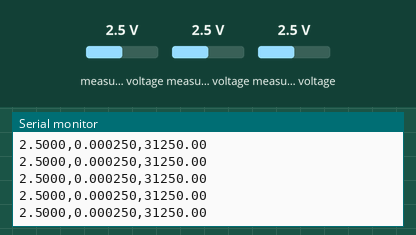
Recording of a program running on a simulated ESP32. Parts: the last lines printed to the serial monitor. The test bench sets the inputs (shaded band); at power-on: measured voltage 2.5 V.

Above: at 1.2 s.
1.3 s: measured voltage (sensor 200) set to 0.1 V
At 1.44 s:
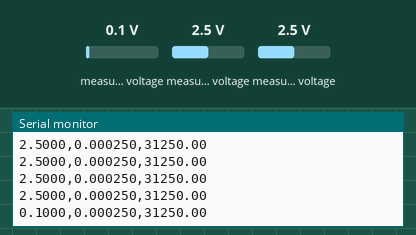
2.8 s: measured voltage (sensor 201) set to 0.1 V
At 2.87 s:
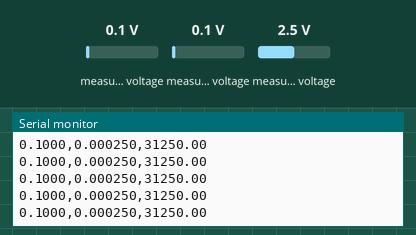
4.3 s: measured voltage (sensor 202) set to 0.1 V
At 4.37 s:
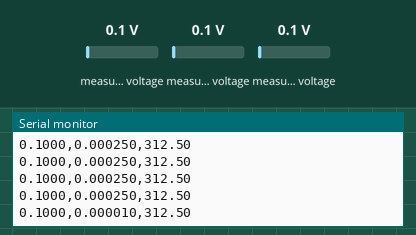
5.8 s: measured voltage (sensor 200) set to 1.2 V
At 5.8 s:
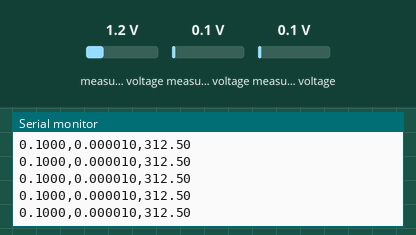
7.3 s: measured voltage (sensor 201) set to 1.2 V
At 7.3 s:
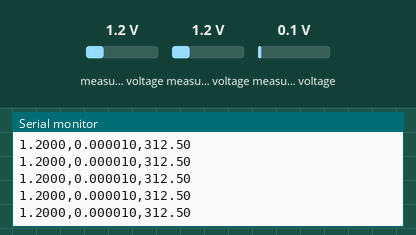
8.8 s: measured voltage (sensor 202) set to 1.2 V
At 8.8 s:
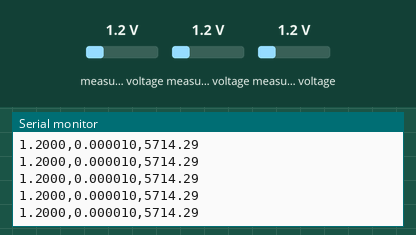
Timing chart, 0 to 11.3 s (numbered marks = the images above; inputs shaded):
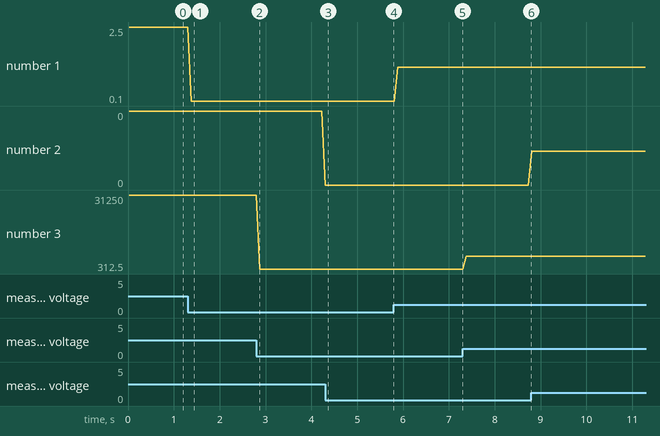

The program:

main.cpp
```cpp
#include <Arduino.h>
#include <Wire.h>
#include <Adafruit_ADS1X15.h>

// Create an instance of the ADS1115 ADC
Adafruit_ADS1115 ads;

// ==========================================
// HARDWARE CONFIGURATION
// ==========================================

// Modify these values if different physical resistors
// or excitation voltages are used.
const float R_SHUNT = 10000.0;  // Shunt resistor in ohms
const float R_REF   = 10000.0;  // Reference resistor in ohms
const float V_IN    = 3.3;      // Resistance-divider excitation voltage (V)

void setup() {

    // Initialize serial communication
    Serial.begin(115200);

    // Initialize I2C communication using the ESP32 default pins:
    // SDA = GPIO 21
    // SCL = GPIO 22
    Wire.begin(21, 22);

    // Initialize the ADS1115
    if (!ads.begin()) {
        Serial.println(
            "ERROR: ADS1115 not found. Check the I2C wiring."
        );

        // Stop execution if communication with the ADC fails
        while (1) {
            delay(1000);
        }
    }

    // Configure the ADS1115 programmable gain amplifier.
    //
    // GAIN_ONE corresponds to a full-scale range of +/-4.096 V.
    // For the ADS1115, this corresponds to approximately
    // 0.125 mV per ADC count.
    //
    // This range is suitable for the 0-3.3 V signals used
    // in the present hardware configuration.
    ads.setGain(GAIN_ONE);
}

void loop() {

    // ==========================================================
    // ADS1115 A0 - POTENTIOMETRIC VOLTAGE
    // ==========================================================
    //
    // The potentiometric signal is first buffered by the
    // CA3140 high-input-impedance voltage follower and then
    // acquired through ADS1115 channel A0.

    int16_t adc0 = ads.readADC_SingleEnded(0);
    float potentiometric_voltage = ads.computeVolts(adc0);


    // ==========================================================
    // ADS1115 A1 - RESISTANCE MEASUREMENT
    // ==========================================================
    //
    // The resistance measurement is based on a voltage divider:
    //
    // 3.3 V ---- R_REF ---- measurement node ---- R_x ---- GND
    //
    // The measurement node is connected to ADS1115 channel A1.
    //
    // The unknown resistance is calculated as:
    //
    // R_x = R_REF * V_out / (V_IN - V_out)

    int16_t adc1 = ads.readADC_SingleEnded(1);
    float resistance_voltage = ads.computeVolts(adc1);

    float resistance = 0.0;

    // Prevent division by zero when the measured voltage
    // approaches the excitation voltage.
    if (resistance_voltage < (V_IN - 0.001)) {

        resistance =
            R_REF *
            (resistance_voltage /
            (V_IN - resistance_voltage));

    } else {

        // Symbolic value indicating that the divider output
        // is too close to the upper voltage limit.
        resistance = 888888.0;
    }


    // ==========================================================
    // ADS1115 A2 - CURRENT MEASUREMENT
    // ==========================================================
    //
    // The voltage developed across the shunt resistor is
    // measured through ADS1115 channel A2.
    //
    // Current is calculated using Ohm's law:
    //
    // I = V_shunt / R_SHUNT

    int16_t adc2 = ads.readADC_SingleEnded(2);
    float shunt_voltage = ads.computeVolts(adc2);

    float current = shunt_voltage / R_SHUNT;


    // ==========================================================
    // SERIAL DATA TRANSMISSION
    // ==========================================================
    //
    // The three measured quantities are transmitted on the
    // same line and separated by commas.
    //
    // Output format:
    //
    // POTENTIOMETRIC_VOLTAGE,CURRENT,RESISTANCE
    //
    // The Python desktop application separates these values
    // and displays the selected measurement mode.

    Serial.print(potentiometric_voltage, 4);
    Serial.print(",");

    Serial.print(current, 6);
    Serial.print(",");

    Serial.println(resistance, 2);


    // Wait before starting the next acquisition cycle.
    //
    // The effective acquisition rate of the complete system
    // also depends on ADC conversion, ESP32 processing,
    // serial communication, and desktop-software processing.
    delay(50);
}
```

Measured:
- after the input at 1.3 s, the serial monitor: prints a new line after 0.08 s (image 1)
- after the input at 4.3 s, the serial monitor: prints a new line at once (image 3)
- plotted number 1: 2.5 → 0.1 after the input at 1.3 s, 0.1 → 1.2 after the input at 5.8 s
- plotted number 2: 0 → 0 after the input at 4.3 s, 0 → 0 after the input at 8.8 s
- plotted number 3: 31250 → 312.5 after the input at 2.8 s, 312.5 → 5714.29 after the input at 7.3 s
